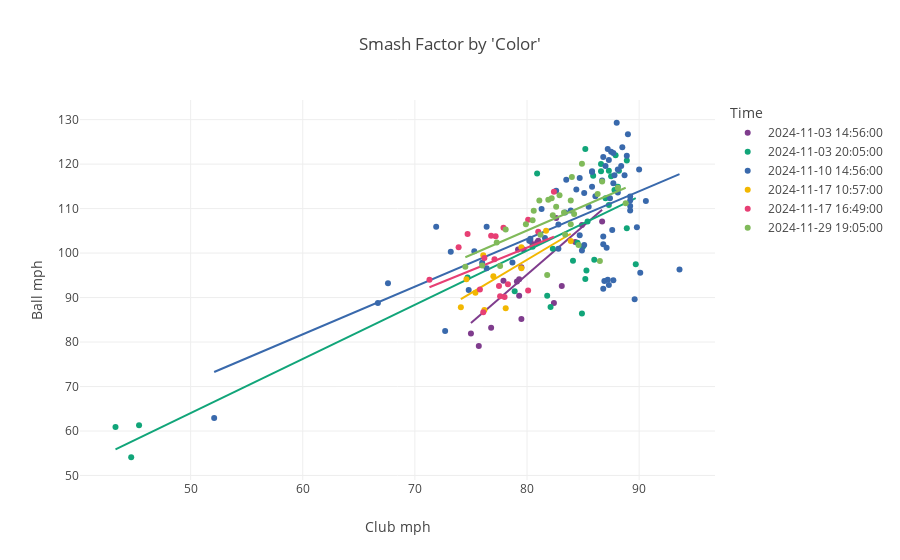

The notebook cell saved with this chart:
### Code cell
df['Club mph'] = pd.to_numeric(df['Club mph'], errors='coerce')
df['Ball mph'] = pd.to_numeric(df['Ball mph'], errors='coerce')

fig3 = px.scatter(df, x='Club mph', y='Ball mph', color='Time', title="Smash Factor by 'Color'",
                  color_discrete_sequence=px.colors.qualitative.Bold,hover_data=['Shot Type','Club'],trendline='ols')
fig3.show()

### Figure 1 — Plotly figure (JSON) as saved in the notebook; plotly's stock layout.template omitted (floating-point values rounded to 4 significant figures; data arrays with more than 128 entries replaced by an {"elided": "..."} marker saying what was removed)
{"data": [{"customdata": [["Pull", "7 Iron"], ["Fade", "7 Iron"], ["Pull/Draw", "7 Iron"], ["Pull/Fade", "7 Iron"], ["Pull/Fade", "7 Iron"], ["Pull/Fade", "7 Iron"], ["Pull/Fade", "7 Iron"], ["Pull/Fade", "7 Iron"], ["Pull", "7 Iron"], ["Pull", "7 Iron"], ["Pull", "7 Iron"], ["Pull/Fade", "7 Iron"], ["Pull/Fade", "7 Iron"], ["Pull/Draw", "7 Iron"], ["Pull/Draw", "7 Iron"], ["Fade", "7 Iron"], ["Pull/Fade", "7 Iron"], ["Fade", "7 Iron"], ["Pull/Fade", "7 Iron"], ["Pull/Fade", "7 Iron"], ["Pull", "7 Iron"], ["Push/Slice", "7 Iron"]], "hovertemplate": "Time=2024-11-03 14:56:00<br>Club mph=%{x}<br>Ball mph=%{y}<br>Shot Type=%{customdata[0]}<br>Club=%{customdata[1]}<extra></extra>", "legendgroup": "2024-11-03 14:56:00", "marker": {"color": "rgb(127, 60, 141)", "symbol": "circle"}, "mode": "markers", "name": "2024-11-03 14:56:00", "orientation": "v", "showlegend": true, "type": "scatter", "x": [null, 76.8, 79.5, 79.1, 77.9, 79.2, 82.4, 82.6, 80.3, 79.5, 84.9, 79.7, 81, 83.1, 84.3, 86.7, 80.9, 79.3, 80.5, 79.3, 75.7, 75], "xaxis": "x", "y": [82.7, 83.2, 85.2, 93.6, 93.8, 100.8, 88.8, 107.9, 102.7, 96.8, 106.3, 100.8, 102.8, 92.6, 102.5, 107.1, 102.4, 90.4, 102, 94.1, 79.1, 81.9], "yaxis": "y"}, {"hovertemplate": "<b>OLS trendline</b><br>Ball mph = 2.17521 * Club mph + -78.8714<br>R<sup>2</sup>=0.535629<br><br>Time=2024-11-03 14:56:00<br>Club mph=%{x}<br>Ball mph=%{y} <b>(trend)</b><extra></extra>", "legendgroup": "2024-11-03 14:56:00", "marker": {"color": "rgb(127, 60, 141)", "symbol": "circle"}, "mode": "lines", "name": "2024-11-03 14:56:00", "showlegend": false, "type": "scatter", "x": [75, 75.7, 76.8, 77.9, 79.1, 79.2, 79.3, 79.3, 79.5, 79.5, 79.7, 80.3, 80.5, 80.9, 81, 82.4, 82.6, 83.1, 84.3, 84.9, 86.7], "xaxis": "x", "y": [84.27, 85.79, 88.18, 90.58, 93.19, 93.41, 93.62, 93.62, 94.06, 94.06, 94.49, 95.8, 96.23, 97.1, 97.32, 100.4, 100.8, 101.9, 104.5, 105.8, 109.7], "yaxis": "y"}, {"customdata": [["Fade", "7 Iron"], ["Straight", "7 Iron"], ["Draw", "7 Iron"], ["Straight", "7 Iron"], ["Fade", "7 Iron"], ["Straight", "7 Iron"], ["Draw", "7 Iron"], ["Fade", "7 Iron"], ["Straight", "7 Iron"], ["Push/Fade", "7 Iron"], ["Fade", "7 Iron"], ["Straight", "7 Iron"], ["Straight", "7 Iron"], ["Straight", "7 Iron"], ["Push/Fade", "7 Iron"], ["Draw", "7 Iron"], ["Draw", "7 Iron"], ["Straight", "7 Iron"], ["Fade", "7 Iron"], ["Push/Fade", "7 Iron"], ["Pull/Draw", "7 Iron"], ["Pull/Draw", "7 Iron"], ["Push/Fade", "7 Iron"], ["Fade", "7 Iron"], ["Pull", "7 Iron"], ["Fade", "7 Iron"], ["Straight", "7 Iron"], ["Straight", "7 Iron"], ["Fade", "7 Iron"], ["Fade", "7 Iron"], ["Push/Fade", "7 Iron"], ["Straight", "7 Iron"], ["Straight", "7 Iron"]], "hovertemplate": "Time=2024-11-03 20:05:00<br>Club mph=%{x}<br>Ball mph=%{y}<br>Shot Type=%{customdata[0]}<br>Club=%{customdata[1]}<extra></extra>", "legendgroup": "2024-11-03 20:05:00", "marker": {"color": "rgb(17, 165, 121)", "symbol": "circle"}, "mode": "markers", "name": "2024-11-03 20:05:00", "orientation": "v", "showlegend": true, "type": "scatter", "x": [86.6, 87.9, 84.5, 80.9, 80.5, 87.8, 86, 89.7, 88.9, 87, 86.6, 87.3, 88.1, 88.9, 87.5, 85.2, 84.1, 85.4, 85.2, 44.7, 43.3, 45.4, 74.7, 78.9, 81.8, 82.3, 82.1, 85.3, 85.9, 88.2, 85, 84.9, 87.3], "xaxis": "x", "y": [118.4, 122, 102.3, 117.9, 101.4, 114.2, 98.5, 97.5, 120.8, 112.3, 120, 118.5, 114.9, 105.6, 117.3, 94.2, 98.3, 107.1, 123.4, 54.1, 60.9, 61.3, 94.5, 91.4, 90.4, 101, 87.9, 96.1, 117.4, 118.5, 101.5, 86.4, 110.8], "yaxis": "y"}, {"hovertemplate": "<b>OLS trendline</b><br>Ball mph = 1.21821 * Club mph + 3.10232<br>R<sup>2</sup>=0.708579<br><br>Time=2024-11-03 20:05:00<br>Club mph=%{x}<br>Ball mph=%{y} <b>(trend)</b><extra></extra>", "legendgroup": "2024-11-03 20:05:00", "marker": {"color": "rgb(17, 165, 121)", "symbol": "circle"}, "mode": "lines", "name": "2024-11-03 20:05:00", "showlegend": false, "type": "scatter", "x": [43.3, 44.7, 45.4, 74.7, 78.9, 80.5, 80.9, 81.8, 82.1, 82.3, 84.1, 84.5, 84.9, 85, 85.2, 85.2, 85.3, 85.4, 85.9, 86, 86.6, 86.6, 87, 87.3, 87.3, 87.5, 87.8, 87.9, 88.1, 88.2, 88.9, 88.9, 89.7], "xaxis": "x", "y": [55.85, 57.56, 58.41, 94.1, 99.22, 101.2, 101.7, 102.8, 103.1, 103.4, 105.6, 106.0, 106.5, 106.7, 106.9, 106.9, 107.0, 107.1, 107.7, 107.9, 108.6, 108.6, 109.1, 109.5, 109.5, 109.7, 110.1, 110.2, 110.4, 110.5, 111.4, 111.4, 112.4], "yaxis": "y"}, {"customdata": {"elided": "70x2 str values"}, "hovertemplate": "Time=2024-11-10 14:56:00<br>Club mph=%{x}<br>Ball mph=%{y}<br>Shot Type=%{customdata[0]}<br>Club=%{customdata[1]}<extra></extra>", "legendgroup": "2024-11-10 14:56:00", "marker": {"color": "rgb(57, 105, 172)", "symbol": "circle"}, "mode": "markers", "name": "2024-11-10 14:56:00", "orientation": "v", "showlegend": true, "type": "scatter", "x": [76.4, 75.3, 71.9, 72.7, 76, 74.8, 73.2, 66.7, 67.6, 76.4, 87.7, 86.8, 83.4, 86.7, 86.8, 87.5, 84.7, 87.4, 85.1, 80.3, 87.3, 84.4, 90, 84.7, 81.6, 81.3, 82.6, 85.8, 86.1, 85.5, 87.8, 90.6, 89.2, 88.9, 88.1, 87.7, 83.5, 88.5, 90.1, 88.4, 88.1, 89.8, 87.7, 88, 89, 87.2, 89.6, 87, 89.2, 86.8, 87.3, 89.2, 93.6, 52.1, 87.6, 85.1, 87.2, 87.1, 89.2, 85.8, 86.8, 83.9, 85.8, 78.7, 88.7, 84.9, 82.8, 80.2, 82.8, 86.9], "xaxis": "x", "y": [96.6, 100.4, 105.9, 82.5, 97.8, 91.7, 100.3, 88.8, 93.2, 105.9, 93.9, 92, 109.1, 116.3, 121.6, 122.8, 104, 112.3, 101.8, 103.2, 92.8, 114.3, 118.8, 116.9, 103.4, 109.9, 114, 114.9, 112.8, 110.4, 117.5, 111.7, 112.7, 121.9, 118.8, 115.7, 116.5, 123.8, 95.6, 119.6, 113.6, 105.8, 122.5, 129.3, 126.7, 123.4, 89.6, 119.6, 110.6, 102, 120.9, 109.6, 96.3, 62.9, 105.2, 113.5, 94, 101.2, 111.8, 118.2, 103.7, 109.6, 118.4, 97.9, 117.5, 100.6, 106.4, 102.8, 101, 93.7], "yaxis": "y"}, {"hovertemplate": "<b>OLS trendline</b><br>Ball mph = 1.07176 * Club mph + 17.4333<br>R<sup>2</sup>=0.370184<br><br>Time=2024-11-10 14:56:00<br>Club mph=%{x}<br>Ball mph=%{y} <b>(trend)</b><extra></extra>", "legendgroup": "2024-11-10 14:56:00", "marker": {"color": "rgb(57, 105, 172)", "symbol": "circle"}, "mode": "lines", "name": "2024-11-10 14:56:00", "showlegend": false, "type": "scatter", "x": [52.1, 66.7, 67.6, 71.9, 72.7, 73.2, 74.8, 75.3, 76, 76.4, 76.4, 78.7, 80.2, 80.3, 81.3, 81.6, 82.6, 82.8, 82.8, 83.4, 83.5, 83.9, 84.4, 84.7, 84.7, 84.9, 85.1, 85.1, 85.5, 85.8, 85.8, 85.8, 86.1, 86.7, 86.8, 86.8, 86.8, 86.8, 86.9, 87, 87.1, 87.2, 87.2, 87.3, 87.3, 87.4, 87.5, 87.6, 87.7, 87.7, 87.7, 87.8, 88, 88.1, 88.1, 88.4, 88.5, 88.7, 88.9, 89, 89.2, 89.2, 89.2, 89.2, 89.6, 89.8, 90, 90.1, 90.6, 93.6], "xaxis": "x", "y": [73.27, 88.92, 89.88, 94.49, 95.35, 95.89, 97.6, 98.14, 98.89, 99.32, 99.32, 101.8, 103.4, 103.5, 104.6, 104.9, 106.0, 106.2, 106.2, 106.8, 106.9, 107.4, 107.9, 108.2, 108.2, 108.4, 108.6, 108.6, 109.1, 109.4, 109.4, 109.4, 109.7, 110.4, 110.5, 110.5, 110.5, 110.5, 110.6, 110.7, 110.8, 110.9, 110.9, 111.0, 111.0, 111.1, 111.2, 111.3, 111.4, 111.4, 111.4, 111.5, 111.7, 111.9, 111.9, 112.2, 112.3, 112.5, 112.7, 112.8, 113.0, 113.0, 113.0, 113.0, 113.5, 113.7, 113.9, 114.0, 114.5, 117.7], "yaxis": "y"}, {"customdata": [["Fade", "7 Iron"], ["Fade", "7 Iron"], ["Fade", "7 Iron"], ["Fade", "7 Iron"], ["Fade", "7 Iron"], ["Pull", "7 Iron"], ["Fade", "7 Iron"], ["Fade", "7 Iron"], ["Pull", "7 Iron"], ["Fade", "7 Iron"], ["Fade", "7 Iron"]], "hovertemplate": "Time=2024-11-17 10:57:00<br>Club mph=%{x}<br>Ball mph=%{y}<br>Shot Type=%{customdata[0]}<br>Club=%{customdata[1]}<extra></extra>", "legendgroup": "2024-11-17 10:57:00", "marker": {"color": "rgb(242, 183, 1)", "symbol": "circle"}, "mode": "markers", "name": "2024-11-17 10:57:00", "orientation": "v", "showlegend": true, "type": "scatter", "x": [75.4, 77, 74.6, 76.1, 74.1, 76.2, 79.5, 81.7, 78.1, 79.5, 83.9], "xaxis": "x", "y": [91.1, 94.8, 94.1, 99.5, 87.8, 87.2, 101.3, 105, 87.6, 96.6, 102.7], "yaxis": "y"}, {"hovertemplate": "<b>OLS trendline</b><br>Ball mph = 1.49876 * Club mph + -21.3992<br>R<sup>2</sup>=0.522185<br><br>Time=2024-11-17 10:57:00<br>Club mph=%{x}<br>Ball mph=%{y} <b>(trend)</b><extra></extra>", "legendgroup": "2024-11-17 10:57:00", "marker": {"color": "rgb(242, 183, 1)", "symbol": "circle"}, "mode": "lines", "name": "2024-11-17 10:57:00", "showlegend": false, "type": "scatter", "x": [74.1, 74.6, 75.4, 76.1, 76.2, 77, 78.1, 79.5, 79.5, 81.7, 83.9], "xaxis": "x", "y": [89.66, 90.41, 91.61, 92.66, 92.81, 94.01, 95.65, 97.75, 97.75, 101.0, 104.3], "yaxis": "y"}, {"customdata": [["Fade", "7 Iron"], ["Fade", "7 Iron"], ["Fade", "7 Iron"], ["Pull/Fade", "7 Iron"], ["Fade", "7 Iron"], ["Pull/Fade", "7 Iron"], ["Fade", "7 Iron"], ["Pull", "7 Iron"], ["Fade", "7 Iron"], ["Fade", "7 Iron"], ["Pull", "7 Iron"], ["Fade", "7 Iron"], ["Straight", "7 Iron"], ["Pull/Draw", "7 Iron"], ["Fade", "7 Iron"], ["Pull", "7 Iron"], ["Straight", "7 Iron"], ["Straight", "7 Iron"]], "hovertemplate": "Time=2024-11-17 16:49:00<br>Club mph=%{x}<br>Ball mph=%{y}<br>Shot Type=%{customdata[0]}<br>Club=%{customdata[1]}<extra></extra>", "legendgroup": "2024-11-17 16:49:00", "marker": {"color": "rgb(231, 63, 116)", "symbol": "circle"}, "mode": "markers", "name": "2024-11-17 16:49:00", "orientation": "v", "showlegend": true, "type": "scatter", "x": [77.1, 75.8, 73.9, 76.1, 76.2, 76.8, 77.9, 78.3, 71.3, 77.2, 77.6, 81, 78, 77.5, 74.7, 82.4, 80.1, 80.1], "xaxis": "x", "y": [98.6, 91.8, 101.3, 86.7, 98.9, 103.9, 105.7, 93, 94, 103.8, 90.3, 104.8, 90.1, 92.6, 104.3, 113.8, 91.6, 107.5], "yaxis": "y"}, {"hovertemplate": "<b>OLS trendline</b><br>Ball mph = 1.02216 * Club mph + 19.436<br>R<sup>2</sup>=0.127136<br><br>Time=2024-11-17 16:49:00<br>Club mph=%{x}<br>Ball mph=%{y} <b>(trend)</b><extra></extra>", "legendgroup": "2024-11-17 16:49:00", "marker": {"color": "rgb(231, 63, 116)", "symbol": "circle"}, "mode": "lines", "name": "2024-11-17 16:49:00", "showlegend": false, "type": "scatter", "x": [71.3, 73.9, 74.7, 75.8, 76.1, 76.2, 76.8, 77.1, 77.2, 77.5, 77.6, 77.9, 78, 78.3, 80.1, 80.1, 81, 82.4], "xaxis": "x", "y": [92.32, 94.97, 95.79, 96.92, 97.22, 97.32, 97.94, 98.24, 98.35, 98.65, 98.76, 99.06, 99.16, 99.47, 101.3, 101.3, 102.2, 103.7], "yaxis": "y"}, {"customdata": [["Push/Fade", "7 Iron"], ["Push/Fade", "7 Iron"], ["Push", "7 Iron"], ["Straight", "7 Iron"], ["Push", "7 Iron"], ["Fade", "7 Iron"], ["Fade", "7 Iron"], ["Pull", "7 Iron"], ["Fade", "7 Iron"], ["Fade", "7 Iron"], ["Fade", "7 Iron"], ["Fade", "7 Iron"], ["Fade", "7 Iron"], ["Fade", "7 Iron"], ["Fade", "7 Iron"], ["Fade", "7 Iron"], ["Pull/Draw", "7 Iron"], ["Push/Slice", "7 Iron"], ["Straight", "7 Iron"], ["Fade", "7 Iron"], ["Draw", "7 Iron"], ["Push/Fade", "7 Iron"], ["Straight", "7 Iron"], ["Push", "7 Iron"], ["Draw", "7 Iron"], ["Draw", "7 Iron"], ["Push/Fade", "7 Iron"], ["Draw", "7 Iron"], ["Straight", "7 Iron"]], "hovertemplate": "Time=2024-11-29 19:05:00<br>Club mph=%{x}<br>Ball mph=%{y}<br>Shot Type=%{customdata[0]}<br>Club=%{customdata[1]}<extra></extra>", "legendgroup": "2024-11-29 19:05:00", "marker": {"color": "rgb(128, 186, 90)", "symbol": "circle"}, "mode": "markers", "name": "2024-11-29 19:05:00", "orientation": "v", "showlegend": true, "type": "scatter", "x": [82.2, 80.5, 83.9, 84.6, 88.1, 77.3, 82.9, 77.6, 78.1, 82.3, 81.8, 76, 81.2, 79.9, 80.6, 74.5, 88.8, 86.5, 83.4, 83.9, 84.9, 81.9, 86.7, 81.1, 84.2, 84, 83.3, 82.6, 86.3], "xaxis": "x", "y": [112.3, 107.4, 111.8, 101.8, 114.7, 102.4, 113, 97.1, 105.3, 108.5, 95.1, 97.2, 104.1, 106.5, 109.5, 96.9, 111.2, 98.2, 104.2, 106.5, 120.1, 112, 116.1, 111.8, 108.8, 117.1, 109.1, 110.4, 113.3], "yaxis": "y"}, {"hovertemplate": "<b>OLS trendline</b><br>Ball mph = 1.09209 * Club mph + 17.6994<br>R<sup>2</sup>=0.331518<br><br>Time=2024-11-29 19:05:00<br>Club mph=%{x}<br>Ball mph=%{y} <b>(trend)</b><extra></extra>", "legendgroup": "2024-11-29 19:05:00", "marker": {"color": "rgb(128, 186, 90)", "symbol": "circle"}, "mode": "lines", "name": "2024-11-29 19:05:00", "showlegend": false, "type": "scatter", "x": [74.5, 76, 77.3, 77.6, 78.1, 79.9, 80.5, 80.6, 81.1, 81.2, 81.8, 81.9, 82.2, 82.3, 82.6, 82.9, 83.3, 83.4, 83.9, 83.9, 84, 84.2, 84.6, 84.9, 86.3, 86.5, 86.7, 88.1, 88.8], "xaxis": "x", "y": [99.06, 100.7, 102.1, 102.4, 103.0, 105.0, 105.6, 105.7, 106.3, 106.4, 107.0, 107.1, 107.5, 107.6, 107.9, 108.2, 108.7, 108.8, 109.3, 109.3, 109.4, 109.7, 110.1, 110.4, 111.9, 112.2, 112.4, 113.9, 114.7], "yaxis": "y"}], "layout": {"legend": {"title": {"text": "Time"}, "tracegroupgap": 0}, "title": {"text": "Smash Factor by 'Color'"}, "xaxis": {"anchor": "y", "domain": [0, 1], "title": {"text": "Club mph"}}, "yaxis": {"anchor": "x", "domain": [0, 1], "title": {"text": "Ball mph"}}}}
